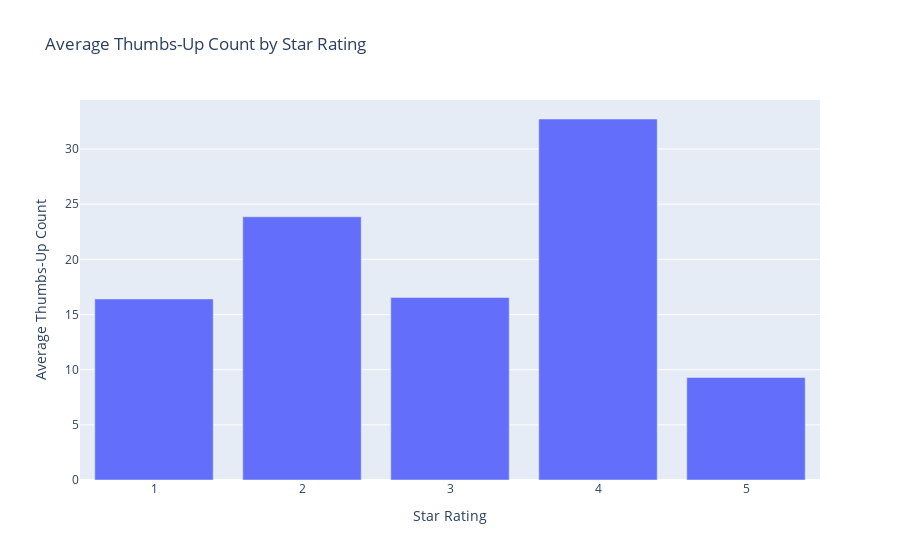

Notebook source saved alongside this figure:
### Markdown cell above
## Average Thumbs-Up Count by Star Rating

### Code cell
# Rating vs thumbsup count
filtered_df = df[df['thumbsUpCount'] > 0]
average_thumbsup_by_rating = filtered_df.groupby('score')['thumbsUpCount'].mean().reset_index()
# plt.figure(figsize=(8, 6))
# average_thumbsup_by_rating.plot(kind='bar', edgecolor='black', color='skyblue')
# plt.xlabel('Star Rating')
# plt.ylabel('Average Thumbs-Up Count')
# plt.title('Average Thumbs-Up Count by Star Rating')
# plt.xticks(rotation=0)
# plt.show()

fig = px.bar(
    average_thumbsup_by_rating,
    x='score',
    y='thumbsUpCount',
    title='Average Thumbs-Up Count by Star Rating',
    labels={'score': 'Star Rating', 'thumbsUpCount': 'Average Thumbs-Up Count'},
)
fig.show()

highest_average_rating = average_thumbsup_by_rating.idxmax()
lowest_average_rating = average_thumbsup_by_rating.idxmin()

print(f'Highest Average Thumbs-Up Count: Star Rating {highest_average_rating}')
print(f'Lowest Average Thumbs-Up Count: Star Rating {lowest_average_rating}')

plotly_offline.plot(fig,filename = f'{fig_save_path}/Average Thumbs-Up Count by Star Rating.html',auto_open = False)

### Figure 1 — Plotly figure (JSON) as saved in the notebook; plotly's stock layout.template omitted (floating-point values rounded to 4 significant figures)
{"data": [{"alignmentgroup": "True", "hovertemplate": "Star Rating=%{x}<br>Average Thumbs-Up Count=%{y}<extra></extra>", "legendgroup": "", "marker": {"color": "#636efa", "pattern": {"shape": ""}}, "name": "", "offsetgroup": "", "orientation": "v", "showlegend": false, "textposition": "auto", "type": "bar", "x": [1, 2, 3, 4, 5], "xaxis": "x", "y": [16.41, 23.86, 16.54, 32.72, 9.294], "yaxis": "y"}], "layout": {"autosize": true, "barmode": "relative", "legend": {"tracegroupgap": 0}, "title": {"text": "Average Thumbs-Up Count by Star Rating"}, "xaxis": {"anchor": "y", "autorange": true, "domain": [0, 1], "range": [0.5, 5.5], "title": {"text": "Star Rating"}, "type": "linear"}, "yaxis": {"anchor": "x", "autorange": true, "domain": [0, 1], "range": [0, 34.44], "title": {"text": "Average Thumbs-Up Count"}, "type": "linear"}}}
